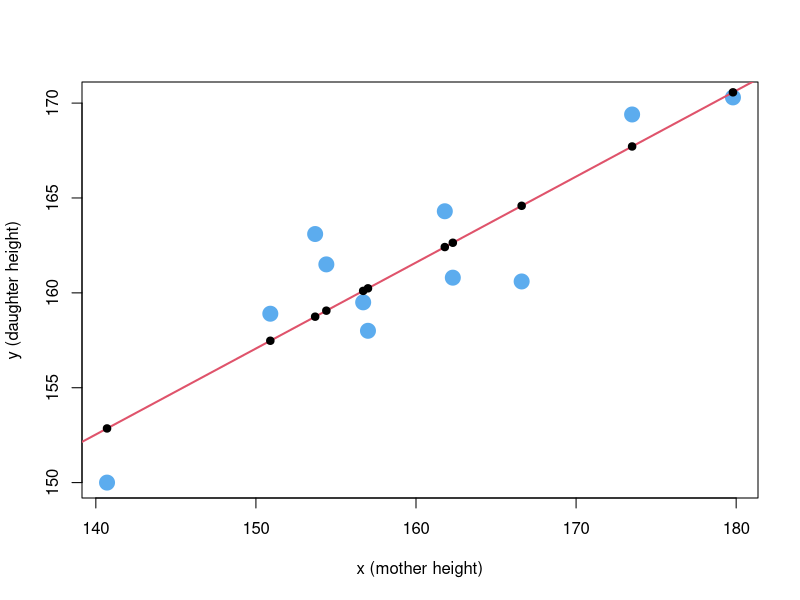
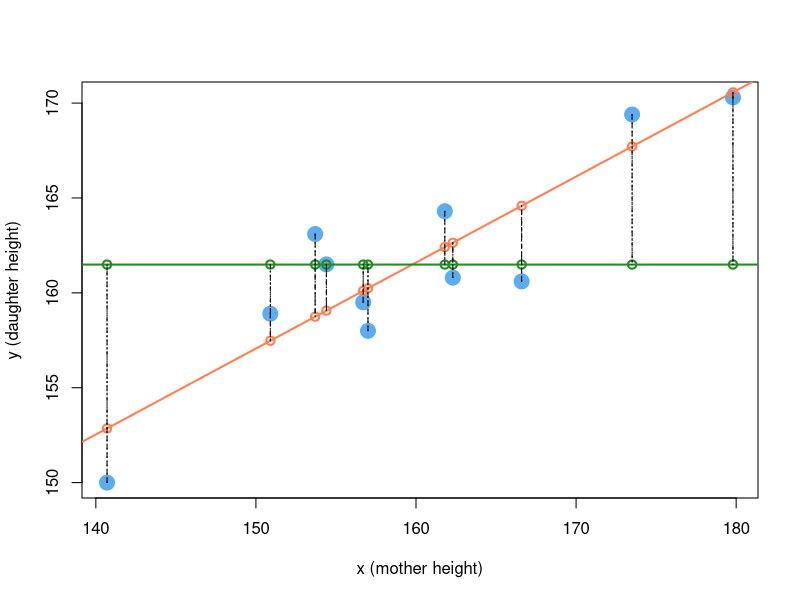
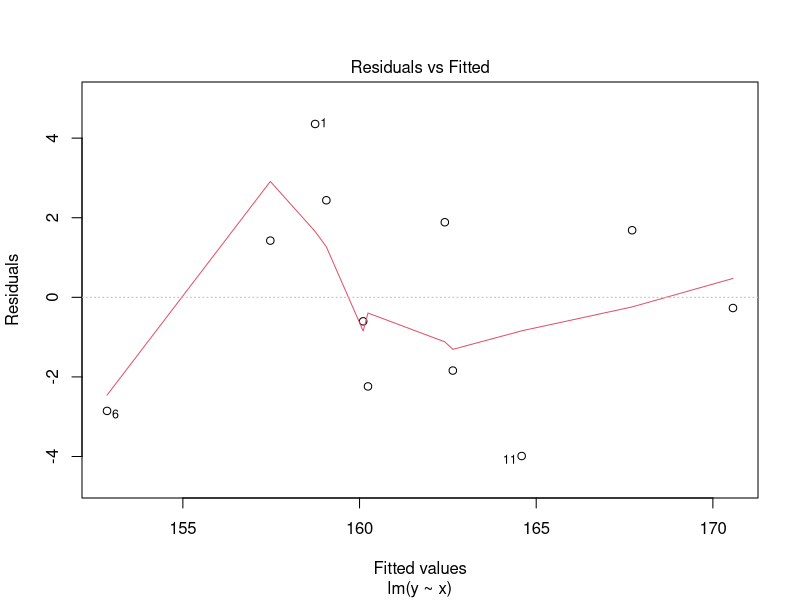
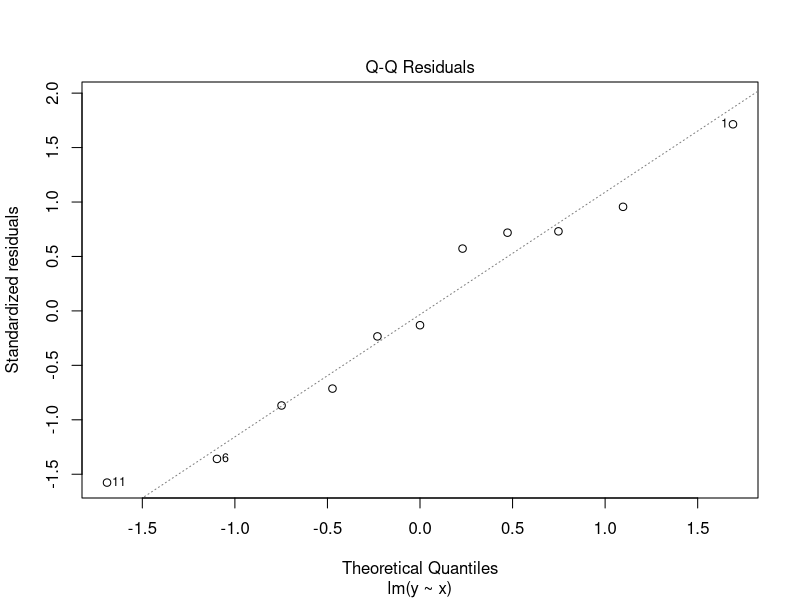
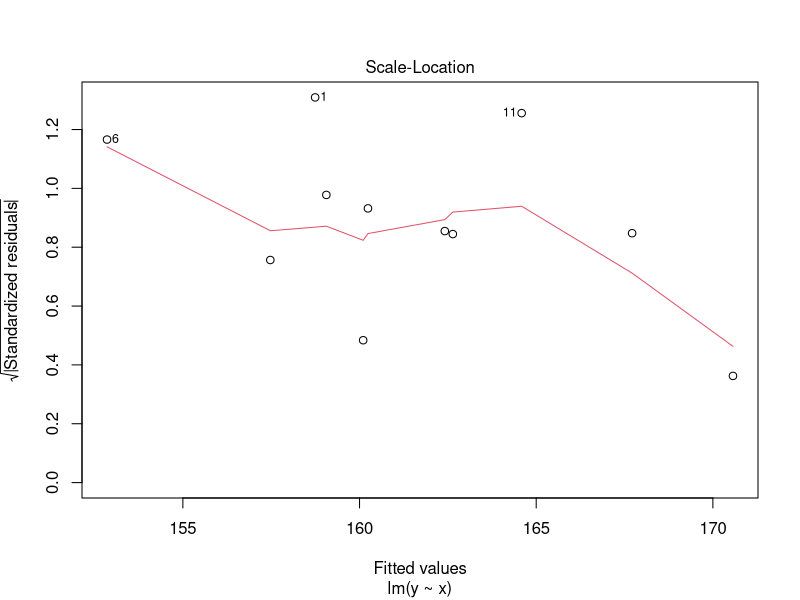
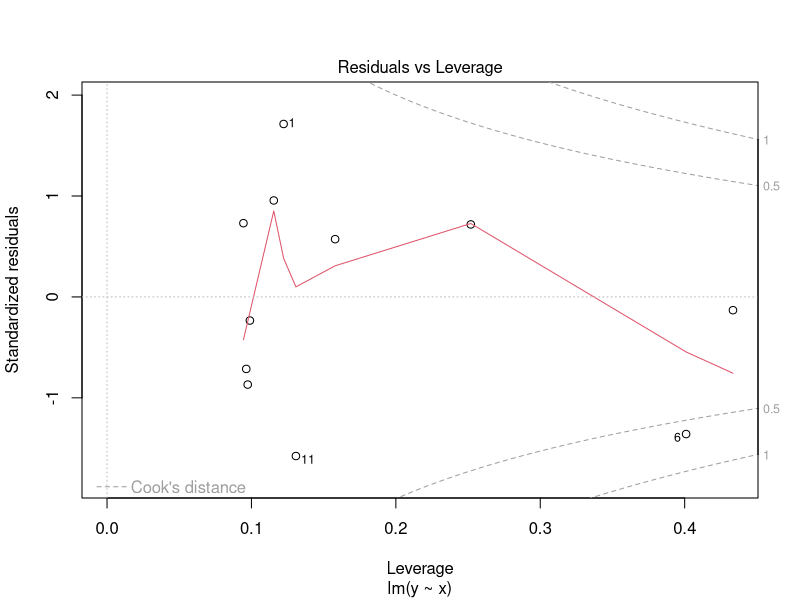

Source code (R) for these figures, in order:
x = c(153.7,156.7,173.5,157.0,161.8,140.7,179.8,150.9,154.4,162.3,166.6)
y =  c(163.1,159.5,169.4,158.0,164.3,150.0,170.3,158.9,161.5,160.8,160.6)
n = length(y)

cbind(y,x)

plot(x, y, xlab = "x (mother height)", ylab = "y (daughter height)", col="steelblue2",
     pch=19,
     cex=2)

mod = lm(y~x)
abline(mod, col=2, lwd=2)

summary(mod)

beta2_hat = cov(x, y) / var(x)
beta1_hat = mean(y) - beta2_hat * mean(x)

# var_beta1_hat = sigma2 * (1/n + mean(x)^2/((n-1)*var(x)))
# var_beta2_hat = sigma2 / ((n-1) * var(x))


yhat = predict(mod)
yhat
points(x, yhat, pch = 19)


s2 = sum( (y - yhat)^2 ) / (n-2)
sqrt(s2) # residual standard error

var_beta1_hat = s2 * (1/n + mean(x)^2/((n-1)*var(x)))
var_beta2_hat = s2 / ((n-1) * var(x))

sqrt(var_beta1_hat)
sqrt(var_beta2_hat)

# t value
t1_obs = beta1_hat/sqrt(var_beta1_hat)
t2_obs = beta2_hat/sqrt(var_beta2_hat)

# pvalue
2 * (1 - pt(abs(t1_obs), n-2))
2 * (1 - pt(abs(t2_obs), n-2))

# sum of squares decomposition
SSE = sum( (y - yhat)^2 ) 
SST = sum( (y - mean(y))^2 ) 
SSR = sum( (yhat - mean(y))^2 ) 

SSE + SSR 
SST

plot(x, y, xlab = "x (mother height)", ylab = "y (daughter height)", col="steelblue2",
     pch=19,
     cex=2)
abline(mod, col="coral", lwd=2) # model
abline(lm(y~1), col = "forestgreen" , lwd=2) # null model

points(x, yhat, cex=1.1, lwd=2, col="coral") # predicted
points(x, predict(lm(y~1)), cex=1.1, lwd=2 , col = "forestgreen") # predicted under the null model: overall mean

segments(x0 = x, y0 = y, x1 = x, y1 = yhat, lty = 2)
segments(x0 = x, y0 = y, x1 = x, y1 = mean(y), lty = 3)
segments(x0 = x, y0 = yhat, x1 = x, y1 = mean(y), lty = 4)

# R^2
R2 = SSR / SST

# F test
Fobs = R2/(1-R2)*9
1 - pf(Fobs, 1, 9) # pvalue



plot(mod)




